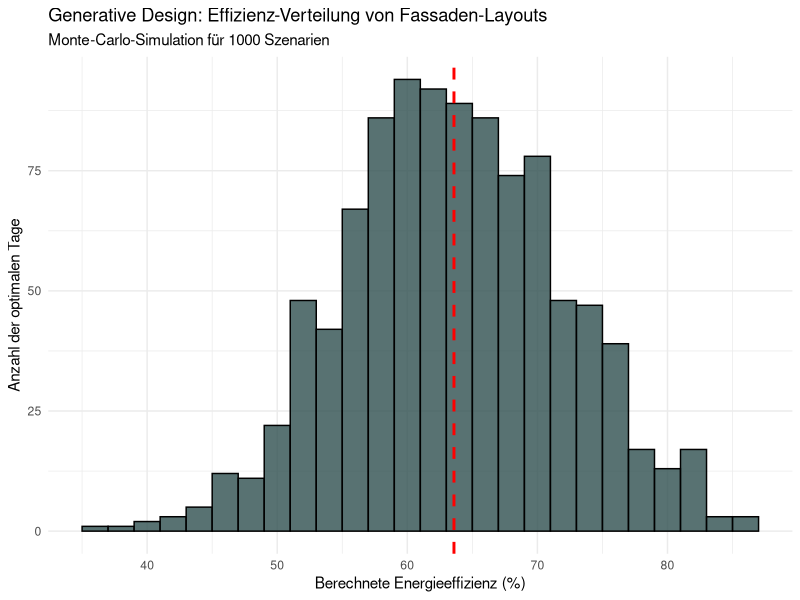

Reproduce this figure in R. (Note: this script raises an error after producing the figure.)
# ==============================================================================
# GENERATIVE DESIGN: PARAMETRISCHE FASSADEN-OPTIMIERUNG (MONTE CARLO)
# ==============================================================================
library(tidyverse)

# --- 1. SETUP DER PARAMETER ---
B <- 1000  # Anzahl der simulierten Tage (Szenarien)
N <- 25    # Anzahl der steuerbaren Fassadenlamellen an der Gebäudefront

set.seed(42) # Macht die Simulation reproduzierbar (wichtig für Rhino!)

# --- 2. DIE MONTE-CARLO-SIMULATION ---
# Wir simulieren 1000 verschiedene Wetter- und Winkel-Kombinationen
simulierte_effizienz <- replicate(B, {
  
  # Der Algorithmus testet zufällige Winkel für unsere 25 Lamellen (0 bis 90 Grad)
  lamellen_winkel <- runif(N, min = 0, max = 90)
  
  # Energieeffizienz (Sonnenschutz vs. Tageslicht)
  # ist mathematisch optimal bei einem mittleren Winkel (~45 Grad).
  # "Zufall" für wechselhaftes Wetter --> (rnorm).
  effizienz <- mean(sin(lamellen_winkel * pi / 180)) * 100 + rnorm(1, mean = 0, sd = 5)
  
  return(effizienz)
})

# --- 3. EVALUATION DER PERFORMENS ---
design_daten <- data.frame(Effizienz = simulierte_effizienz)

# Histogramm der simulierten Entwürfe
ggplot(design_daten, aes(x = Effizienz)) +
  geom_histogram(binwidth = 2, color = "black", fill = "darkslategrey", alpha = 0.8) +
  geom_vline(aes(xintercept = mean(Effizienz)), color = "red", linetype = "dashed", size = 1) +
  labs(title = "Generative Design: Effizienz-Verteilung von Fassaden-Layouts",
       subtitle = "Monte-Carlo-Simulation für 1000 Szenarien",
       x = "Berechnete Energieeffizienz (%)",
       y = "Anzahl der optimalen Tage") +
  theme_minimal()

# --- 4. STATISTISCHE KENNZAHLEN FÜR DIE WEITERGABE AN RHINO ---
# Der Erwartungswert zeigt uns die durchschnittliche Performance des Entwurfs
cat("Durchschnittliche Effizienz:", mean(simulierte_effizienz), "%\n")

# Der Standardfehler (sd) zeigt das Risiko: Schwankt die Performance zu stark?
cat("Standardfehler (Risiko):", sd(simulierte_effizienz), "\n")

# --- 5. EXPORT FÜR GRASSHOPPER ---
write_csv(design_daten, "data/rhino_facade_data.csv")
